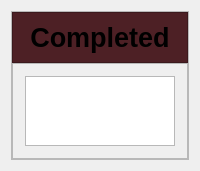
            <widget class="QWidget" name="movie_CM_page">
             <layout class="QHBoxLayout" name="horizontalLayout">
              <item>
               <widget class="QFrame" name="frame_38">
                <property name="frameShape">
                 <enum>QFrame::StyledPanel</enum>
                </property>
                <property name="frameShadow">
                 <enum>QFrame::Raised</enum>
                </property>
                <layout class="QVBoxLayout" name="verticalLayout_20">
                 <property name="spacing">
                  <number>0</number>
                 </property>
                 <property name="leftMargin">
                  <number>0</number>
                 </property>
                 <property name="topMargin">
                  <number>0</number>
                 </property>
                 <property name="rightMargin">
                  <number>0</number>
                 </property>
                 <property name="bottomMargin">
                  <number>0</number>
                 </property>
                 <item alignment="Qt::AlignTop">
                  <widget class="QFrame" name="frame_40">
                   <property name="sizePolicy">
                    <sizepolicy hsizetype="Preferred" vsizetype="Preferred">
                     <horstretch>0</horstretch>
                     <verstretch>0</verstretch>
                    </sizepolicy>
                   </property>
                   <property name="minimumSize">
                    <size>
                     <width>0</width>
                     <height>50</height>
                    </size>
                   </property>
                   <property name="styleSheet">
                    <string notr="true">background-color: rgb(77, 32, 37);</string>
                   </property>
                   <property name="frameShape">
                    <enum>QFrame::StyledPanel</enum>
                   </property>
                   <property name="frameShadow">
                    <enum>QFrame::Raised</enum>
                   </property>
                   <layout class="QHBoxLayout" name="horizontalLayout_34">
                    <item>
                     <widget class="QLabel" name="label_13">
                      <property name="sizePolicy">
                       <sizepolicy hsizetype="Expanding" vsizetype="Preferred">
                        <horstretch>0</horstretch>
                        <verstretch>0</verstretch>
                       </sizepolicy>
                      </property>
                      <property name="minimumSize">
                       <size>
                        <width>0</width>
                        <height>30</height>
                       </size>
                      </property>
                      <property name="font">
                       <font>
                        <pointsize>20</pointsize>
                        <bold>true</bold>
                       </font>
                      </property>
                      <property name="styleSheet">
                       <string notr="true">background-color: rgba(0, 0, 0, 0);</string>
                      </property>
                      <property name="text">
                       <string>Completed</string>
                      </property>
                      <property name="alignment">
                       <set>Qt::AlignCenter</set>
                      </property>
                     </widget>
                    </item>
                   </layout>
                  </widget>
                 </item>
                 <item>
                  <widget class="QFrame" name="frame_41">
                   <property name="sizePolicy">
                    <sizepolicy hsizetype="Preferred" vsizetype="Expanding">
                     <horstretch>0</horstretch>
                     <verstretch>0</verstretch>
                    </sizepolicy>
                   </property>
                   <property name="frameShape">
                    <enum>QFrame::StyledPanel</enum>
                   </property>
                   <property name="frameShadow">
                    <enum>QFrame::Raised</enum>
                   </property>
                   <layout class="QHBoxLayout" name="horizontalLayout_35">
                    <property name="spacing">
                     <number>-1</number>
                    </property>
                    <property name="leftMargin">
                     <number>12</number>
                    </property>
                    <property name="topMargin">
                     <number>12</number>
                    </property>
                    <property name="rightMargin">
                     <number>12</number>
                    </property>
                    <property name="bottomMargin">
                     <number>12</number>
                    </property>
                    <item>
                     <widget class="QTableWidget" name="movie_CM_table">
                      <property name="styleSheet">
                       <string notr="true"/>
                      </property>
                      <property name="horizontalScrollBarPolicy">
                       <enum>Qt::ScrollBarAlwaysOff</enum>
                      </property>
                      <property name="sizeAdjustPolicy">
                       <enum>QAbstractScrollArea::AdjustToContents</enum>
                      </property>
                      <property name="selectionBehavior">
                       <enum>QAbstractItemView::SelectRows</enum>
                      </property>
                     </widget>
                    </item>
                   </layout>
                  </widget>
                 </item>
                </layout>
               </widget>
              </item>
             </layout>
            </widget>
